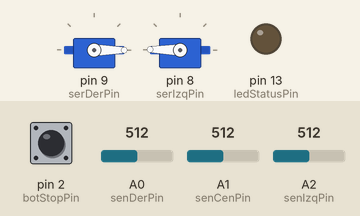
Simulated run of this sketch. Board: Arduino Uno, built with avr-gcc and run on an emulated ATmega328P. Shown: 2 × servo, output pins drawn as LEDs (lit = HIGH). Dashed ring = blinking. Inputs (shaded band) come from the test bench; at power-on: A0 (senDerPin) = 512, pin 2 (botStopPin) HIGH, A2 (senIzqPin) = 512, A1 (senCenPin) = 512.

Above: at 0.1 s.
1.6 s: A0 (senDerPin) set to 491
At 2.9 s:
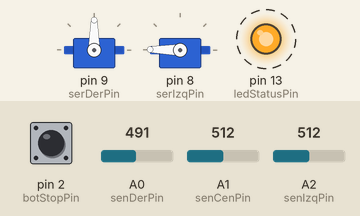
5.2 s: pin 2 (botStopPin) pulled LOW for 3.2 s
9.9 s: A0 (senDerPin) set to 511
At 10.2 s:
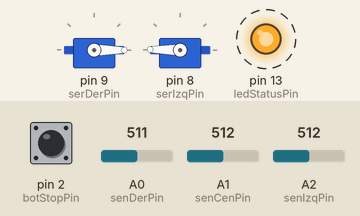
13.5 s: A2 (senIzqPin) set to 486
At 15.2 s:
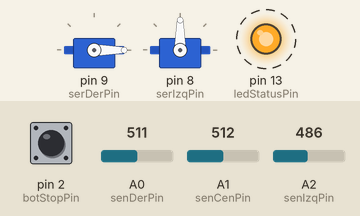
17.1 s: A2 (senIzqPin) set to 511
At 18.2 s:
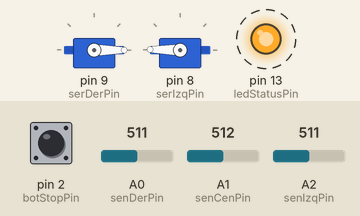
Timing chart, 0 to 21.7 s (numbered marks = the images above; inputs shaded):
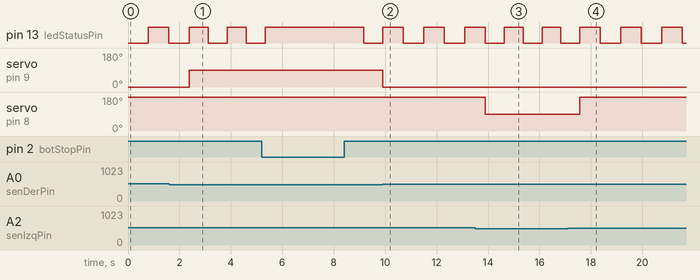

Measured:
- the behaviour switches between 501 and 500 on A0 (senDerPin) (found by bisection; images 0 and 1)
- the behaviour switches between 501 and 500 on A2 (senIzqPin) (found by bisection; images 2 and 3)
- after the input at 1.6 s, servo on pin 9 (serDerPin): 0° → 90° after 0.79 s
- after the input at 9.9 s, servo on pin 9 (serDerPin): 90° → 0° at once
- after the input at 13.5 s, servo on pin 8 (serIzqPin): 179° → 90° after 0.40 s
- after the input at 17.1 s, servo on pin 8 (serIzqPin): 90° → 179° after 0.48 s

The sketch:

RobotSeguidorLineas.ino
```cpp
/*
---> RobotSeguidorLineas
Mi robot seguidor de lineas

Autor: Gerado Carmona
Versión: 1.0
Rev.: 25 / Jun / 2012

--> Historial
v1.0 :: 25 / Jun / 2012
+ Se creó el archivo

*/

// =========== Librerias =========================================
#include <Servo.h>
Servo serDer;
Servo serIzq;

// =========== Puertos ===========================================
#define serDerPin 9
#define serIzqPin 8
#define senDerPin A0
#define senCenPin A1
#define senIzqPin A2
#define ledStatusPin 13
#define botStopPin 2

// =========== Constantes ========================================
// Constantes para los motores servos
#define serDerAva 0
#define serIzqAva 179
#define serDerRev 179
#define serIzqRev 0
#define serDerStop 90
#define serIzqStop 90
#define repeticiones 8
// Constante para comparar el sensor de linea
#define compara 500

// =========== Variables =========================================
int botStopValue;
boolean ledStatus = LOW;
int sensores;
int movimiento;

// =========== Inicialización ====================================
void setup(){
  Serial.begin(9600);
  serDer.attach(serDerPin);
  serIzq.attach(serIzqPin);
  pinMode(ledStatusPin, OUTPUT);
  pinMode(botStopPin, INPUT);
}

// =========== Programa Principal ================================
void loop(){
  do{
    digitalWrite(ledStatusPin, ledStatus);
    botStopValue = digitalRead(botStopPin);
    sensores = leerSensores();
    servos(sensores);
  }while (botStopValue == 0);

  delay(300);

  do{
    botStopValue = digitalRead(botStopPin);
    digitalWrite(ledStatusPin, ledStatus);
    ledStatus = !ledStatus;
    delay(75);
  }while (botStopValue == 0);

  delay(300);

}

// =========== Sub-rutinas =======================================
int leerSensores(){
  int sensorIzq = analogRead(senIzqPin);
  int sensorCen = analogRead(senCenPin);
  int sensorDer = analogRead(senDerPin);

  if (sensorIzq > compara){
    sensorIzq = 1;
  } else {
    sensorIzq = 0;
  }

  if (sensorCen > compara){
    sensorCen = 1;
  } else {
    sensorCen = 0;
  }


  if (sensorDer > compara){
    sensorDer = 1;
  } else {
    sensorDer = 0;
  }

  return sensorIzq*4 + sensorCen*2 + sensorDer;
}

void servos(int _movimiento){
  switch (_movimiento){
    case 0:
      movServos(serIzqStop, serDerStop, repeticiones);
      break;
    case 1:
      movServos(serIzqStop, serDerAva, repeticiones);
      break;
    case 2:
      movServos(serIzqAva, serDerAva, repeticiones);
      break;
    case 3:
      movServos(serIzqStop, serDerAva, repeticiones/2);
      break;
    case 4:
      movServos(serIzqAva, serDerStop, repeticiones);
      break;
    case 6:
      movServos(serIzqAva, serDerStop, repeticiones/2);
      break;
    default:
      movServos(serIzqAva, serDerAva, repeticiones);
  }
}

void movServos(int servoIzq, int servoDer, int rep){
  for (int i = 0; i < rep; i++){
    serIzq.write(servoIzq);
    serDer.write(servoDer);
    delay(15);
  }
}
```
